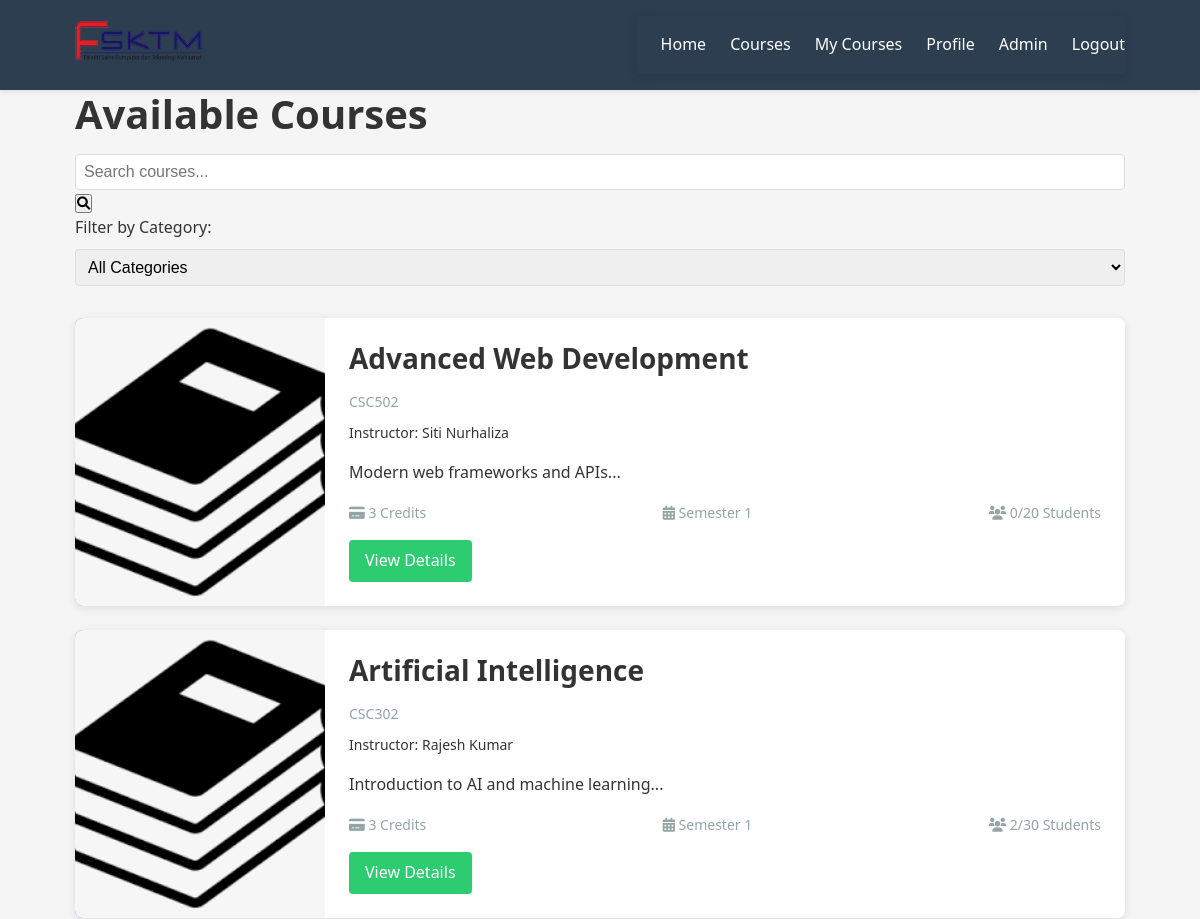
Before: /pages/courses.php (signed in, upper part) with the older database file.
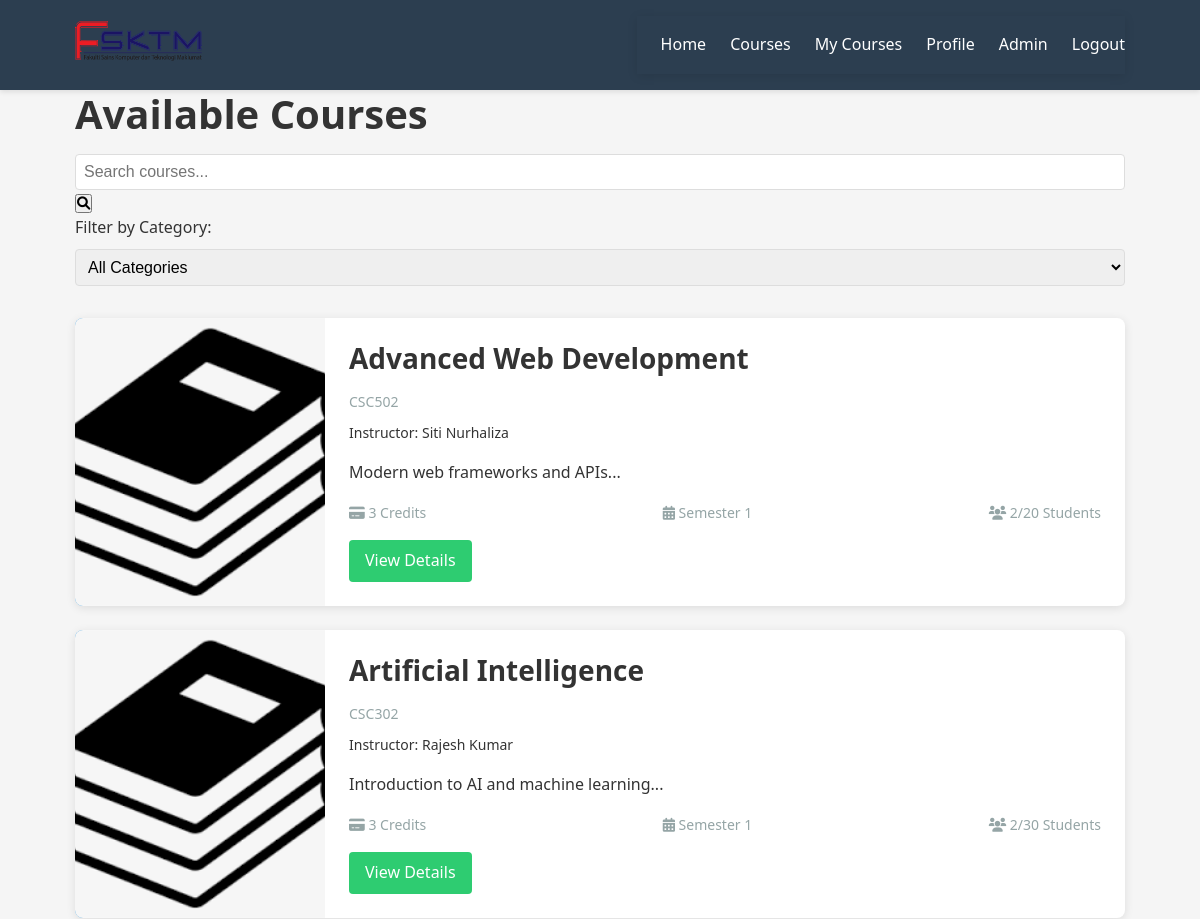
After: the same page with the newer database file.
### tables this page shows
CREATE TABLE `courses` (
  `course_id` int(11) NOT NULL,
  `course_code` varchar(10) NOT NULL,
  `course_name` varchar(100) NOT NULL,
  `description` text DEFAULT NULL,
  `credits` int(11) NOT NULL DEFAULT 3,
  `semester` enum('1','2','3') NOT NULL,
  `academic_year` varchar(9) NOT NULL,
  `max_students` int(11) DEFAULT 40,
  `current_enrolled` int(11) DEFAULT 0,
  `instructor_id` int(11) DEFAULT NULL,
  `schedule_day` varchar(20) DEFAULT NULL,
  `schedule_time` varchar(50) DEFAULT NULL,
  `classroom` varchar(20) DEFAULT NULL,
  `course_image` varchar(255) DEFAULT 'default-course.jpg',
  `prerequisites` text DEFAULT NULL,
  `category_id` int(11) DEFAULT NULL,
  `is_active` tinyint(1) DEFAULT 1,
  `created_at` timestamp NOT NULL DEFAULT current_timestamp(),
  `updated_at` timestamp NOT NULL DEFAULT current_timestamp() ON UPDATE current_timestamp()
);

CREATE TABLE `users` (
  `user_id` int(11) NOT NULL,
  `username` varchar(50) NOT NULL,
  `email` varchar(100) NOT NULL,
  `password` varchar(255) NOT NULL,
  `first_name` varchar(50) NOT NULL,
  `last_name` varchar(50) NOT NULL,
  `user_type` enum('student','lecturer','admin') DEFAULT 'student',
  `profile_picture` varchar(255) DEFAULT 'default-avatar.png',
  `phone` varchar(20) DEFAULT NULL,
  `date_of_birth` date DEFAULT NULL,
  `student_id` varchar(20) DEFAULT NULL,
  `staff_id` varchar(20) DEFAULT NULL,
  `address` text DEFAULT NULL,
  `department` varchar(100) DEFAULT NULL,
  `created_at` timestamp NOT NULL DEFAULT current_timestamp(),
  `updated_at` timestamp NOT NULL DEFAULT current_timestamp() ON UPDATE current_timestamp(),
  `is_active` tinyint(1) DEFAULT 1,
  `last_login` timestamp NULL DEFAULT NULL
);

### includes/functions.php (called while the page is built, shortened)
<?php
function isLoggedIn() {
    return isset($_SESSION['user_id']);
}
function isStudent() {
    return isLoggedIn() && $_SESSION['user_type'] === ROLE_STUDENT;
}
function getCourses($limit = null, $category_id = null, $search = null, $exclude_registered = false) {
    $db = new Database();
    $conn = $db->getConnection();
    $query = "SELECT c.*, u.first_name, u.last_name, cc.category_name, cc.color_code
              FROM courses c
              LEFT JOIN users u ON c.instructor_id = u.user_id
              LEFT JOIN course_categories cc ON c.category_id = cc.category_id";
    $query .= " ORDER BY c.semester, c.course_name";
    $stmt = $conn->prepare($query);
    if ($stmt) {
        $stmt->execute();
        $result = $stmt->get_result();
        $courses = $result->fetch_all(MYSQLI_ASSOC);
        return $courses;
    }
    return [];
}
?>

### config/database.php (called while the page is built, shortened)
<?php
class Database {
    public function __construct() {
        $this->conn = new mysqli(DB_HOST, DB_USER, DB_PASS, DB_NAME);
    }
}
?>

### pages/courses.php (the view, shortened to what this page needs)
<?php
require_once '../includes/functions.php';
$category_id = isset($_GET['category']) ? (int)$_GET['category'] : null;
$search = isset($_GET['search']) ? sanitizeInput($_GET['search']) : null;
$courses = getCourses(null, $category_id, $search, true);
$pageTitle = "Available Courses";
include '../includes/header.php';
?>
<div class="courses-header">
    <h1><?php echo $pageTitle; ?></h1>
    <form class="course-search" action="<?php echo htmlspecialchars($_SERVER['PHP_SELF']); ?>" method="get">
        <div class="search-bar">
            <input type="text" name="search" placeholder="Search courses..." value="<?php echo $search ?? ''; ?>">
            <button type="submit"><i class="fas fa-search"></i></button>
        </div>
        <div class="category-filter">
            <label for="category">Filter by Category:</label>
            <select name="category" id="category" onchange="this.form.submit()">
                <option value="">All Categories</option>
            </select>
        </div>
    </form>
</div>
<div class="course-list">
    <?php if (empty($courses)): ?>
        <div class="no-results">
            <p>No courses found matching your criteria.</p>
            <?php if (isStudent() && (isset($search) || isset($category_id))): ?>
                <p>You may have already registered for all courses matching your search.</p>
            <?php endif; ?>
            <a href="<?php echo BASE_URL; ?>/pages/courses.php" class="btn btn-primary">Reset Filters</a>
        </div>
    <?php else: ?>
        <?php foreach ($courses as $course): ?>
            <div class="course-item">
                <div class="course-image">
                    <?php if (!empty($course['course_image'])): ?>
                        <img src="<?php echo BASE_URL; ?>/assets/images/courses/<?php echo $course['course_image']; ?>" alt="<?php echo $course['course_name']; ?>">
                    <?php else: ?>
                        <div class="default-image" style="background-color: <?php echo $course['color_code'] ?? '#007bff'; ?>">
                            <i class="fas fa-book-open"></i>
                        </div>
                    <?php endif; ?>
                </div>
                <div class="course-info">
                    <h3><?php echo $course['course_name']; ?></h3>
                    <p class="course-code"><?php echo $course['course_code']; ?></p>
                    <p class="instructor">Instructor: <?php echo $course['first_name'] . ' ' . $course['last_name']; ?></p>
                    <p class="description"><?php echo substr($course['description'], 0, 150); ?>...</p>
                    <div class="course-meta">
                        <span><i class="fas fa-credit-card"></i> <?php echo $course['credits']; ?> Credits</span>
                        <span><i class="fas fa-calendar-alt"></i> Semester <?php echo $course['semester']; ?></span>
                        <span><i class="fas fa-users"></i> <?php echo $course['current_enrolled']; ?>/<?php echo $course['max_students']; ?> Students</span>
                    </div>
                    <div class="course-actions">
                        <a href="<?php echo BASE_URL; ?>/pages/course-details.php?id=<?php echo $course['course_id']; ?>" class="btn btn-secondary">View Details</a>
                    </div>
                </div>
            </div>
        <?php endforeach; ?>
    <?php endif; ?>
</div>
<?php include '../includes/footer.php'; ?>

Changed rows visible on the page:
changed courses "Advanced Web Development": current_enrolled "0" → "2"
